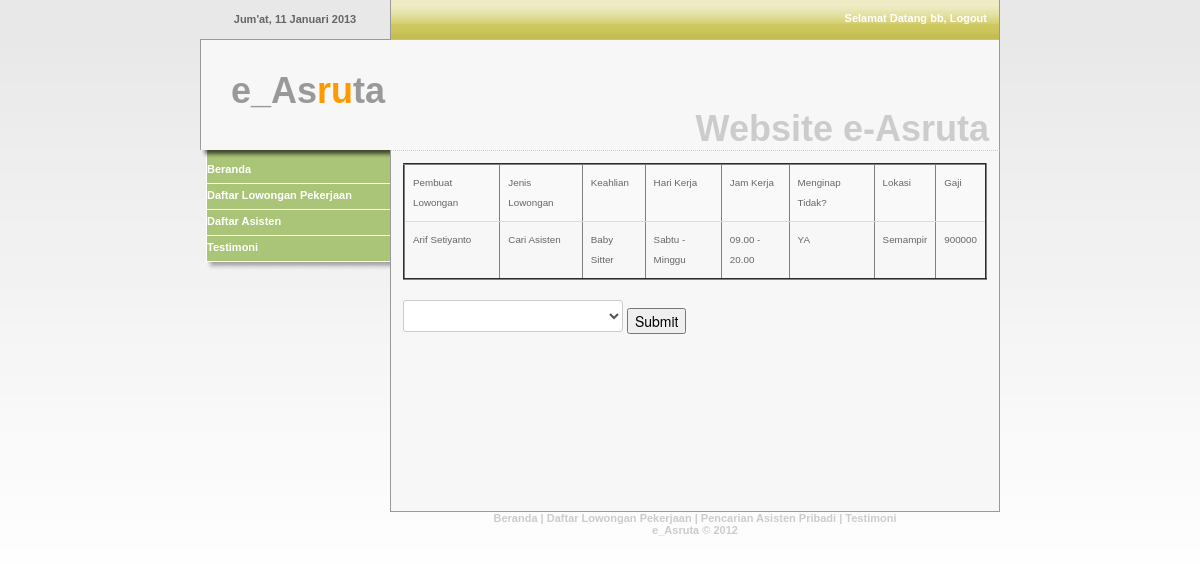
/view/lamar_lowongan.php?id=3 (signed in), run on the app's committed database.
### tables this page shows
CREATE TABLE IF NOT EXISTS `lowongan` (
  `KD_LOWONGAN` int(11) NOT NULL AUTO_INCREMENT,
  `PEMBUAT_LAMAR` int(11) DEFAULT NULL,
  `KD_ASISTEN` int(11) DEFAULT NULL,
  `KD_JENISLO` int(11) DEFAULT NULL,
  `KD_KEAHLIAN` varchar(30) DEFAULT NULL,
  `GAJI` varchar(20) NOT NULL,
  `LOKASI` varchar(40) NOT NULL,
  `JAM_KERJA` varchar(20) NOT NULL,
  `MENGINAP` varchar(10) NOT NULL,
  `HARI_KERJA` varchar(20) NOT NULL,
  `KD_STATUS` int(11) NOT NULL,
  PRIMARY KEY (`KD_LOWONGAN`),
  KEY `FK_PEMBUAT_LOWONGAN` (`PEMBUAT_LAMAR`),
  KEY `FK_RELATIONSHIP_12` (`KD_ASISTEN`),
  KEY `FK_RELATIONSHIP_4` (`KD_KEAHLIAN`),
  KEY `FK_RELATIONSHIP_7` (`KD_JENISLO`),
  KEY `KD_STATUS` (`KD_STATUS`)
);

CREATE TABLE IF NOT EXISTS `members` (
  `KD_MEMBER` int(11) NOT NULL,
  `KD_KELAMIN` int(11) DEFAULT NULL,
  `KD_USER` int(11) NOT NULL,
  `NM_MEMBER` varchar(255) NOT NULL,
  `ALAMAT` varchar(255) NOT NULL,
  `HAPE` varchar(20) NOT NULL,
  `EMAIL` varchar(255) NOT NULL,
  `PEKERJAAN` varchar(255) NOT NULL,
  `NO_IDENTITAS` varchar(30) NOT NULL,
  `COPY_IDENTITAS` varchar(15) NOT NULL,
  `NAMA_BIRO` varchar(50) DEFAULT NULL,
  `TMPT_LAHIR` varchar(60) NOT NULL,
  `TGL_LAHIR` date NOT NULL,
  PRIMARY KEY (`KD_MEMBER`),
  KEY `FK_RELATIONSHIP_13` (`KD_KELAMIN`),
  KEY `FK_RELATIONSHIP_2` (`KD_USER`)
);

CREATE TABLE IF NOT EXISTS `jenis_lowongan` (
  `KD_JENISLO` int(11) NOT NULL,
  `JENIS_LOWONGAN` varchar(30) NOT NULL,
  PRIMARY KEY (`KD_JENISLO`),
  KEY `KD_JENISLO` (`KD_JENISLO`)
);

CREATE TABLE IF NOT EXISTS `keahlian` (
  `KD_KEAHLIAN` varchar(30) NOT NULL,
  `JNS_KEAHLIAN` varchar(30) NOT NULL,
  PRIMARY KEY (`KD_KEAHLIAN`)
);

### config/koneksi.php (called while the page is built, shortened)
<?php
class Koneksi{
var $db_name='e_asruta';
	function pilihdb(){
		$db_select=mysql_select_db($this->db_name);
	}
	function tutupdb(){
		$tutup = mysql_close() or die ("Tidak bisa memutus koneksi ke database");
		return $tutup;
	}
}

### view/lamar_lowongan.php (the view, shortened to what this page needs)
<?php
include_once 'header.php';
include_once 'sidebar_birojasa.php';
include '../lib/carimajikan_dao.php';
$lowongan = new CariMajikan_Dao();
$id= $_GET['id'];
$kd_lowongan=mysql_real_escape_string($id);
?>
	<div id="contenttext">
		<div class="bodytext" style="padding:12px;" align="justify">
			<table border="2" align="center" class="table table-striped">
				<tr>
					<td>Pembuat Lowongan</td>
					<td>Jenis Lowongan</td>
					<td>Keahlian</td>
					<td>Hari Kerja</td>
					<td>Jam Kerja</td>
					<td>Menginap Tidak?</td>
					<td>Lokasi</td>
					<td>Gaji</td>
				</tr>
				<?php
				$data = $lowongan->daftar_low($kd_lowongan);
				if($data!=NULL){
					foreach ($data as $liat){
				?>
				<tr><td><?php echo $liat->nm_member; ?></td>
					<td><?php echo $liat->jenis_lowongan;?></td>
					<td><?php echo $liat->jns_keahlian; ?></td>
					<td><?php echo $liat->hari_kerja; ?></td>
					<td><?php echo $liat->jam_kerja; ?></td>
					<td><?php echo $liat->menginap; ?></td>
					<td><?php echo $liat->lokasi; ?></td>
					<td><?php echo $liat->gaji; ?></td>
				</tr>
				<?php 	}
					} ?>
			</table>
			<form method="post" action="">
				<label for="select"><select name="asisten" value="asisten" size="1">
					<option>
						</option>
					</select>
				   <input type="submit" name="Submit" value="Submit">
				</form>
	</div>
	</div>
<?php include 'footer.php'; ?>

### data on the page
lowongan: PEMBUAT_LAMAR.NM_MEMBER "Arif Setiyanto", KD_JENISLO.JENIS_LOWONGAN "Cari Asisten", KD_KEAHLIAN.JNS_KEAHLIAN "Baby Sitter", HARI_KERJA "Sabtu - Minggu", JAM_KERJA "09.00 - 20.00", MENGINAP "YA", LOKASI "Semampir", GAJI "900000"

### other printed values
$waktunya "Jum'at, 11 Januari 2013"
$_SESSION['users'] "bb"
